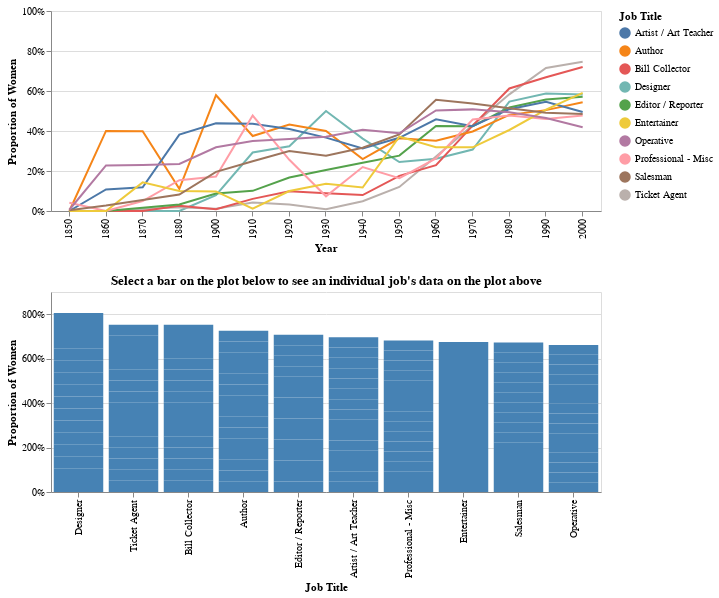

Notebook source saved alongside this figure:
### Code cell


### Figure 1 — Vega-Lite specification as saved in the notebook (floating-point values rounded to 4 significant figures; data arrays with more than 128 entries replaced by an {"elided": "..."} marker saying what was removed)
{"$schema": "https://vega.github.io/schema/vega-lite/v3.4.0.json", "config": {"mark": {"tooltip": null}, "view": {"height": 300, "width": 400}}, "data": {"name": "data-349627548d37a80fb78d689a17212d57"}, "datasets": {"data-349627548d37a80fb78d689a17212d57": {"elided": "150 records"}}, "resolve": {"legend": {"color": "independent", "size": "independent"}}, "vconcat": [{"layer": [{"encoding": {"color": {"field": "job", "title": "Job Title", "type": "nominal"}, "x": {"field": "year", "title": "Year", "type": "ordinal"}, "y": {"axis": {"format": "%"}, "field": "female_prop", "scale": {"domain": [0, 1]}, "title": "Proportion of Women", "type": "quantitative"}}, "height": 200, "mark": "line", "transform": [{"filter": {"selection": "selector015"}}], "width": 550}, {"encoding": {"x": {"field": "year", "type": "ordinal"}}, "mark": {"color": "#aaa", "type": "rule"}, "transform": [{"filter": {"selection": "selector016"}}]}, {"encoding": {"color": {"field": "job", "title": "Job Title", "type": "nominal"}, "opacity": {"condition": {"selection": "selector016", "value": 1}, "value": 0}, "x": {"field": "year", "title": "Year", "type": "ordinal"}, "y": {"axis": {"format": "%"}, "field": "female_prop", "scale": {"domain": [0, 1]}, "title": "Proportion of Women", "type": "quantitative"}}, "height": 200, "mark": "circle", "selection": {"selector016": {"empty": "none", "encodings": ["x"], "nearest": true, "on": "mouseover", "type": "single"}}, "transform": [{"filter": {"selection": "selector015"}}], "width": 550}, {"encoding": {"color": {"field": "job", "title": "Job Title", "type": "nominal"}, "text": {"field": "female_prop", "format": ".2%", "type": "quantitative"}, "x": {"field": "year", "title": "Year", "type": "ordinal"}, "y": {"axis": {"format": "%"}, "field": "female_prop", "scale": {"domain": [0, 1]}, "title": "Proportion of Women", "type": "quantitative"}}, "height": 200, "mark": {"align": "left", "dx": 5, "dy": -5, "stroke": "white", "strokeWidth": 2, "type": "text"}, "transform": [{"filter": {"selection": "selector015"}}, {"filter": {"selection": "selector016"}}], "width": 550}, {"encoding": {"color": {"field": "job", "title": "Job Title", "type": "nominal"}, "text": {"field": "female_prop", "format": ".2%", "type": "quantitative"}, "x": {"field": "year", "title": "Year", "type": "ordinal"}, "y": {"axis": {"format": "%"}, "field": "female_prop", "scale": {"domain": [0, 1]}, "title": "Proportion of Women", "type": "quantitative"}}, "height": 200, "mark": {"align": "left", "dx": 5, "dy": -5, "type": "text"}, "transform": [{"filter": {"selection": "selector015"}}, {"filter": {"selection": "selector016"}}], "width": 550}]}, {"encoding": {"color": {"condition": {"selection": "selector015", "value": "steelblue"}, "value": "grey"}, "x": {"field": "job", "sort": {"field": "total_prop_female", "op": "sum", "order": "descending"}, "title": "Job Title", "type": "nominal"}, "y": {"axis": {"format": "%"}, "field": "total_prop_female", "title": "Proportion of Women", "type": "quantitative"}}, "height": 200, "mark": "bar", "selection": {"selector015": {"encodings": ["x"], "type": "single"}}, "title": "Select a bar on the plot below to see an individual job's data on the plot above", "width": 550}]}
